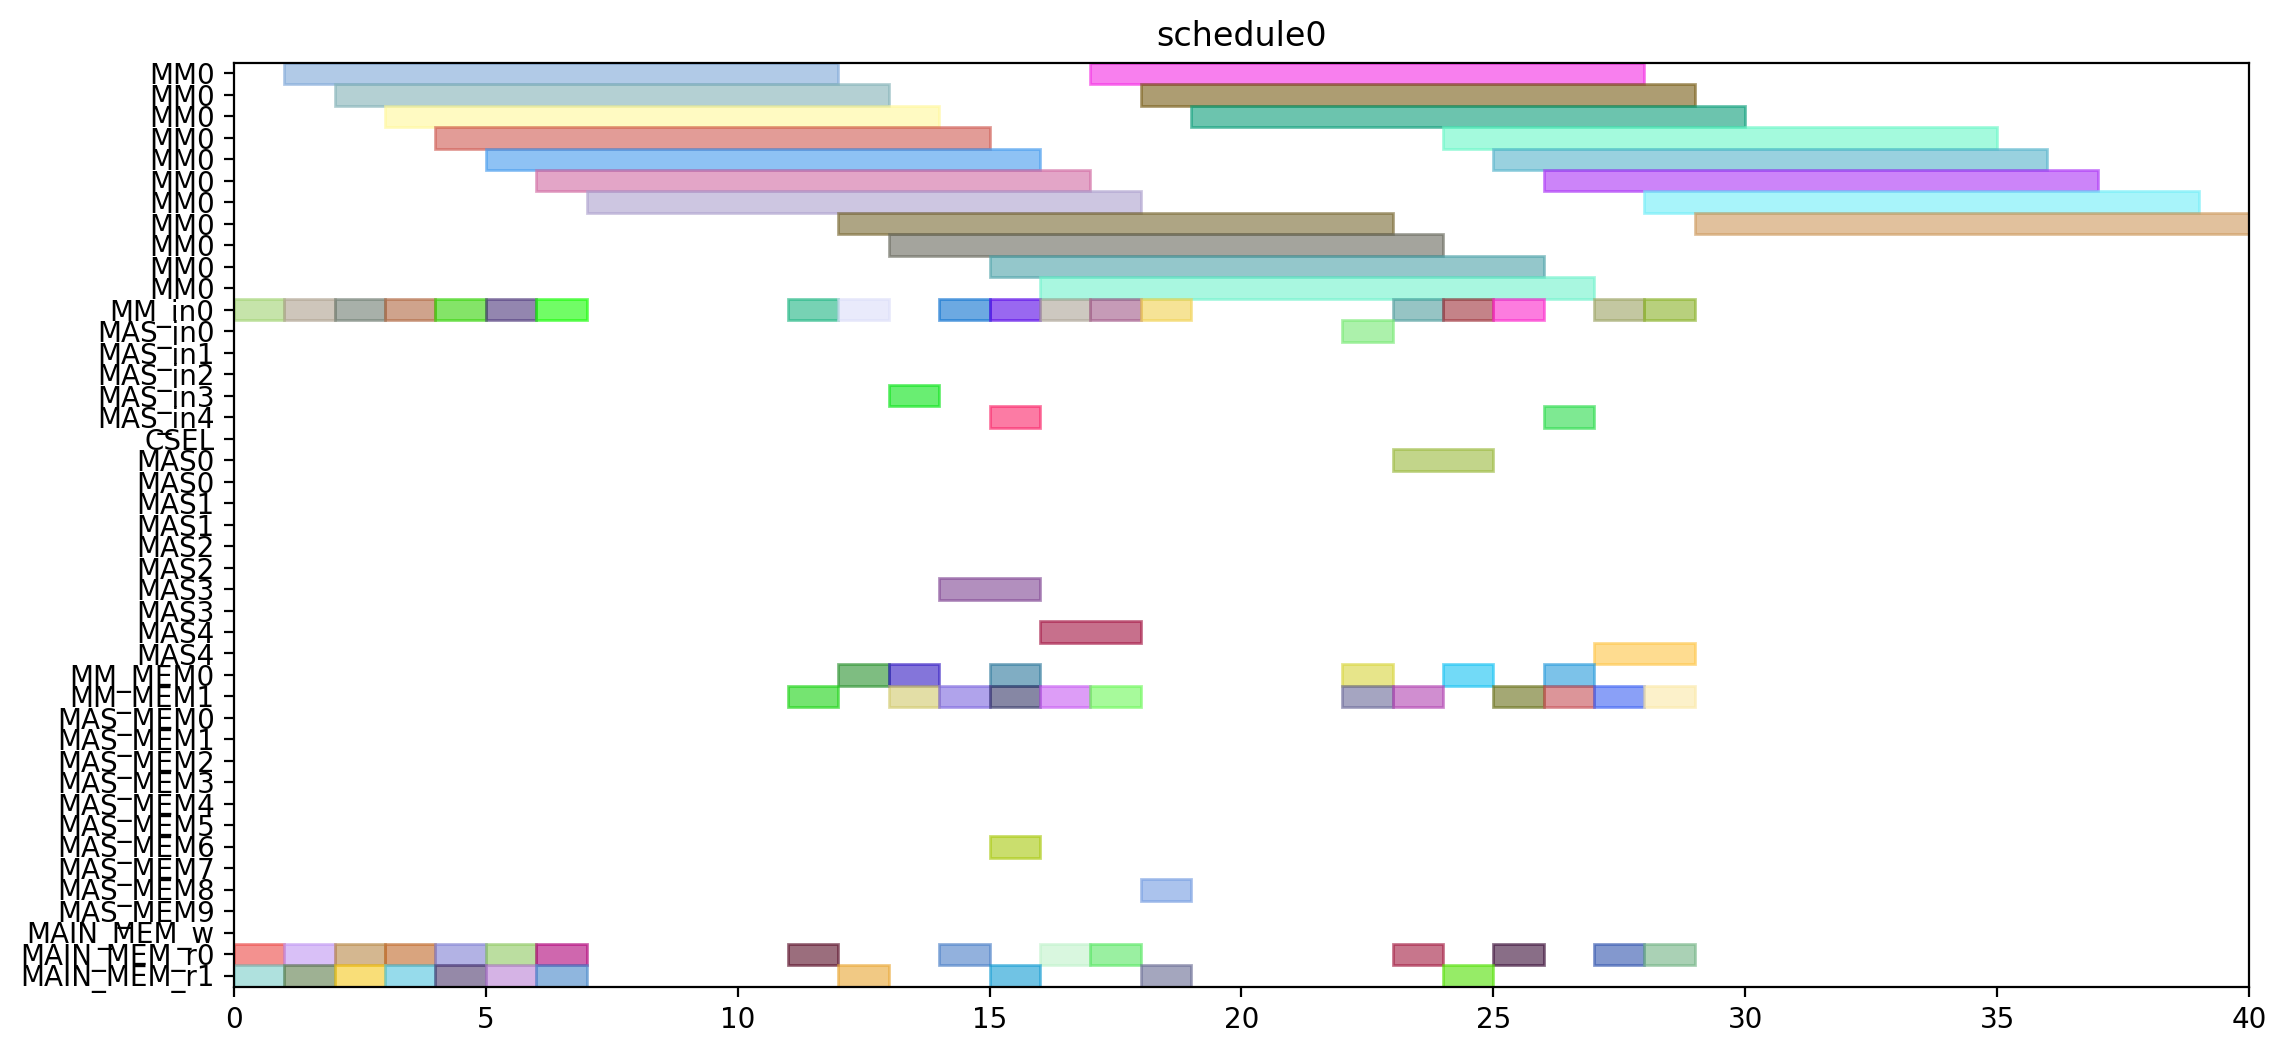

The Python source for this figure:
from pyschedule import Scenario, solvers, plotters, alt


def solve():
	horizon = 120
	S = Scenario("schedule0", horizon=horizon)

	# resource
	MM = S.Resources('MM', num=1, size=11)
	MM_in = S.Resources('MM_in', num=1)
	MAS_in = S.Resources('MAS_in', num=5)
	CSEL = S.Resource('CSEL')
	MAS = S.Resources('MAS', num=5, size=2, periods=range(1, horizon))
	MM_MEM = S.Resources('MM_MEM', num=2)
	MAS_MEM = S.Resources('MAS_MEM', num=10)
	MAIN_MEM_w = S.Resource('MAIN_MEM_w', size=1)
	MAIN_MEM_r = S.Resources('MAIN_MEM_r', num=2)

	# result of previous scheduling

	# new tasks
	Z_exp2 = S.Task('Z_exp2', length=11, delay_cost=1)
	Z_exp2 += alt(MM)
	Z_exp2_in = S.Task('Z_exp2_in', length=1, delay_cost=1)
	Z_exp2_in += alt(MM_in)
	S += Z_exp2_in*MM_in[0]<=Z_exp2*MM[0]
	Z_exp2_mem0 = S.Task('Z_exp2_mem0', length=1, delay_cost=1)
	Z_exp2_mem0 += MAIN_MEM_r[0]
	S += Z_exp2_mem0 <= Z_exp2

	Z_exp2_mem1 = S.Task('Z_exp2_mem1', length=1, delay_cost=1)
	Z_exp2_mem1 += MAIN_MEM_r[1]
	S += Z_exp2_mem1 <= Z_exp2

	NX0 = S.Task('NX0', length=11, delay_cost=1)
	NX0 += alt(MM)
	NX0_in = S.Task('NX0_in', length=1, delay_cost=1)
	NX0_in += alt(MM_in)
	S += NX0_in*MM_in[0]<=NX0*MM[0]
	NX0_mem0 = S.Task('NX0_mem0', length=1, delay_cost=1)
	NX0_mem0 += MAIN_MEM_r[0]
	S += NX0_mem0 <= NX0

	NX0_mem1 = S.Task('NX0_mem1', length=1, delay_cost=1)
	NX0_mem1 += MAIN_MEM_r[1]
	S += NX0_mem1 <= NX0

	k0_10_Z1 = S.Task('k0_10_Z1', length=11, delay_cost=1)
	k0_10_Z1 += alt(MM)
	k0_10_Z1_in = S.Task('k0_10_Z1_in', length=1, delay_cost=1)
	k0_10_Z1_in += alt(MM_in)
	S += k0_10_Z1_in*MM_in[0]<=k0_10_Z1*MM[0]
	k0_10_Z1_mem0 = S.Task('k0_10_Z1_mem0', length=1, delay_cost=1)
	k0_10_Z1_mem0 += MAIN_MEM_r[0]
	S += k0_10_Z1_mem0 <= k0_10_Z1

	k0_10_Z1_mem1 = S.Task('k0_10_Z1_mem1', length=1, delay_cost=1)
	k0_10_Z1_mem1 += MAIN_MEM_r[1]
	S += k0_10_Z1_mem1 <= k0_10_Z1

	DX0 = S.Task('DX0', length=11, delay_cost=1)
	DX0 += alt(MM)
	DX0_in = S.Task('DX0_in', length=1, delay_cost=1)
	DX0_in += alt(MM_in)
	S += DX0_in*MM_in[0]<=DX0*MM[0]
	DX0_mem0 = S.Task('DX0_mem0', length=1, delay_cost=1)
	DX0_mem0 += MAIN_MEM_r[0]
	S += DX0_mem0 <= DX0

	DX0_mem1 = S.Task('DX0_mem1', length=1, delay_cost=1)
	DX0_mem1 += MAIN_MEM_r[1]
	S += DX0_mem1 <= DX0

	NY0 = S.Task('NY0', length=11, delay_cost=1)
	NY0 += alt(MM)
	NY0_in = S.Task('NY0_in', length=1, delay_cost=1)
	NY0_in += alt(MM_in)
	S += NY0_in*MM_in[0]<=NY0*MM[0]
	NY0_mem0 = S.Task('NY0_mem0', length=1, delay_cost=1)
	NY0_mem0 += MAIN_MEM_r[0]
	S += NY0_mem0 <= NY0

	NY0_mem1 = S.Task('NY0_mem1', length=1, delay_cost=1)
	NY0_mem1 += MAIN_MEM_r[1]
	S += NY0_mem1 <= NY0

	k2_14_Z1 = S.Task('k2_14_Z1', length=11, delay_cost=1)
	k2_14_Z1 += alt(MM)
	k2_14_Z1_in = S.Task('k2_14_Z1_in', length=1, delay_cost=1)
	k2_14_Z1_in += alt(MM_in)
	S += k2_14_Z1_in*MM_in[0]<=k2_14_Z1*MM[0]
	k2_14_Z1_mem0 = S.Task('k2_14_Z1_mem0', length=1, delay_cost=1)
	k2_14_Z1_mem0 += MAIN_MEM_r[0]
	S += k2_14_Z1_mem0 <= k2_14_Z1

	k2_14_Z1_mem1 = S.Task('k2_14_Z1_mem1', length=1, delay_cost=1)
	k2_14_Z1_mem1 += MAIN_MEM_r[1]
	S += k2_14_Z1_mem1 <= k2_14_Z1

	DY0 = S.Task('DY0', length=11, delay_cost=1)
	DY0 += alt(MM)
	DY0_in = S.Task('DY0_in', length=1, delay_cost=1)
	DY0_in += alt(MM_in)
	S += DY0_in*MM_in[0]<=DY0*MM[0]
	DY0_mem0 = S.Task('DY0_mem0', length=1, delay_cost=1)
	DY0_mem0 += MAIN_MEM_r[0]
	S += DY0_mem0 <= DY0

	DY0_mem1 = S.Task('DY0_mem1', length=1, delay_cost=1)
	DY0_mem1 += MAIN_MEM_r[1]
	S += DY0_mem1 <= DY0

	Z_exp3 = S.Task('Z_exp3', length=11, delay_cost=1)
	Z_exp3 += alt(MM)
	Z_exp3_in = S.Task('Z_exp3_in', length=1, delay_cost=1)
	Z_exp3_in += alt(MM_in)
	S += Z_exp3_in*MM_in[0]<=Z_exp3*MM[0]
	Z_exp3_mem0 = S.Task('Z_exp3_mem0', length=1, delay_cost=1)
	Z_exp3_mem0 += alt(MM_MEM)
	S += (Z_exp2*MM[0])-1 < Z_exp3_mem0*MM_MEM[0]
	S += Z_exp3_mem0 <= Z_exp3

	Z_exp3_mem1 = S.Task('Z_exp3_mem1', length=1, delay_cost=1)
	Z_exp3_mem1 += MAIN_MEM_r[1]
	S += Z_exp3_mem1 <= Z_exp3

	NX1_ = S.Task('NX1_', length=2, delay_cost=1)
	NX1_ += alt(MAS)
	NX1__in = S.Task('NX1__in', length=1, delay_cost=1)
	NX1__in += alt(MAS_in)
	S += NX1__in*MAS_in[0]<=NX1_*MAS[0]

	S += NX1__in*MAS_in[1]<=NX1_*MAS[1]

	S += NX1__in*MAS_in[2]<=NX1_*MAS[2]

	S += NX1__in*MAS_in[3]<=NX1_*MAS[3]

	S += NX1__in*MAS_in[4]<=NX1_*MAS[4]

	NX1__mem0 = S.Task('NX1__mem0', length=1, delay_cost=1)
	NX1__mem0 += alt(MM_MEM)
	S += (NX0*MM[0])-1 < NX1__mem0*MM_MEM[0]
	S += NX1__mem0 <= NX1_

	NX1__mem1 = S.Task('NX1__mem1', length=1, delay_cost=1)
	NX1__mem1 += alt(MM_MEM)
	S += (k0_10_Z1*MM[0])-1 < NX1__mem1*MM_MEM[1]
	S += NX1__mem1 <= NX1_

	k0_9_Z2 = S.Task('k0_9_Z2', length=11, delay_cost=1)
	k0_9_Z2 += alt(MM)
	k0_9_Z2_in = S.Task('k0_9_Z2_in', length=1, delay_cost=1)
	k0_9_Z2_in += alt(MM_in)
	S += k0_9_Z2_in*MM_in[0]<=k0_9_Z2*MM[0]
	k0_9_Z2_mem0 = S.Task('k0_9_Z2_mem0', length=1, delay_cost=1)
	k0_9_Z2_mem0 += MAIN_MEM_r[0]
	S += k0_9_Z2_mem0 <= k0_9_Z2

	k0_9_Z2_mem1 = S.Task('k0_9_Z2_mem1', length=1, delay_cost=1)
	k0_9_Z2_mem1 += alt(MM_MEM)
	S += (Z_exp2*MM[0])-1 < k0_9_Z2_mem1*MM_MEM[1]
	S += k0_9_Z2_mem1 <= k0_9_Z2

	k1_9_Z2 = S.Task('k1_9_Z2', length=11, delay_cost=1)
	k1_9_Z2 += alt(MM)
	k1_9_Z2_in = S.Task('k1_9_Z2_in', length=1, delay_cost=1)
	k1_9_Z2_in += alt(MM_in)
	S += k1_9_Z2_in*MM_in[0]<=k1_9_Z2*MM[0]
	k1_9_Z2_mem0 = S.Task('k1_9_Z2_mem0', length=1, delay_cost=1)
	k1_9_Z2_mem0 += MAIN_MEM_r[0]
	S += k1_9_Z2_mem0 <= k1_9_Z2

	k1_9_Z2_mem1 = S.Task('k1_9_Z2_mem1', length=1, delay_cost=1)
	k1_9_Z2_mem1 += alt(MM_MEM)
	S += (Z_exp2*MM[0])-1 < k1_9_Z2_mem1*MM_MEM[1]
	S += k1_9_Z2_mem1 <= k1_9_Z2

	NY1_ = S.Task('NY1_', length=2, delay_cost=1)
	NY1_ += alt(MAS)
	NY1__in = S.Task('NY1__in', length=1, delay_cost=1)
	NY1__in += alt(MAS_in)
	S += NY1__in*MAS_in[0]<=NY1_*MAS[0]

	S += NY1__in*MAS_in[1]<=NY1_*MAS[1]

	S += NY1__in*MAS_in[2]<=NY1_*MAS[2]

	S += NY1__in*MAS_in[3]<=NY1_*MAS[3]

	S += NY1__in*MAS_in[4]<=NY1_*MAS[4]

	NY1__mem0 = S.Task('NY1__mem0', length=1, delay_cost=1)
	NY1__mem0 += alt(MM_MEM)
	S += (NY0*MM[0])-1 < NY1__mem0*MM_MEM[0]
	S += NY1__mem0 <= NY1_

	NY1__mem1 = S.Task('NY1__mem1', length=1, delay_cost=1)
	NY1__mem1 += alt(MM_MEM)
	S += (k2_14_Z1*MM[0])-1 < NY1__mem1*MM_MEM[1]
	S += NY1__mem1 <= NY1_

	k2_13_Z2 = S.Task('k2_13_Z2', length=11, delay_cost=1)
	k2_13_Z2 += alt(MM)
	k2_13_Z2_in = S.Task('k2_13_Z2_in', length=1, delay_cost=1)
	k2_13_Z2_in += alt(MM_in)
	S += k2_13_Z2_in*MM_in[0]<=k2_13_Z2*MM[0]
	k2_13_Z2_mem0 = S.Task('k2_13_Z2_mem0', length=1, delay_cost=1)
	k2_13_Z2_mem0 += MAIN_MEM_r[0]
	S += k2_13_Z2_mem0 <= k2_13_Z2

	k2_13_Z2_mem1 = S.Task('k2_13_Z2_mem1', length=1, delay_cost=1)
	k2_13_Z2_mem1 += alt(MM_MEM)
	S += (Z_exp2*MM[0])-1 < k2_13_Z2_mem1*MM_MEM[1]
	S += k2_13_Z2_mem1 <= k2_13_Z2

	k3_14_Z2 = S.Task('k3_14_Z2', length=11, delay_cost=1)
	k3_14_Z2 += alt(MM)
	k3_14_Z2_in = S.Task('k3_14_Z2_in', length=1, delay_cost=1)
	k3_14_Z2_in += alt(MM_in)
	S += k3_14_Z2_in*MM_in[0]<=k3_14_Z2*MM[0]
	k3_14_Z2_mem0 = S.Task('k3_14_Z2_mem0', length=1, delay_cost=1)
	k3_14_Z2_mem0 += MAIN_MEM_r[0]
	S += k3_14_Z2_mem0 <= k3_14_Z2

	k3_14_Z2_mem1 = S.Task('k3_14_Z2_mem1', length=1, delay_cost=1)
	k3_14_Z2_mem1 += alt(MM_MEM)
	S += (Z_exp2*MM[0])-1 < k3_14_Z2_mem1*MM_MEM[1]
	S += k3_14_Z2_mem1 <= k3_14_Z2

	Z_exp4 = S.Task('Z_exp4', length=11, delay_cost=1)
	Z_exp4 += alt(MM)
	Z_exp4_in = S.Task('Z_exp4_in', length=1, delay_cost=1)
	Z_exp4_in += alt(MM_in)
	S += Z_exp4_in*MM_in[0]<=Z_exp4*MM[0]
	Z_exp4_mem0 = S.Task('Z_exp4_mem0', length=1, delay_cost=1)
	Z_exp4_mem0 += alt(MM_MEM)
	S += (Z_exp3*MM[0])-1 < Z_exp4_mem0*MM_MEM[0]
	S += Z_exp4_mem0 <= Z_exp4

	Z_exp4_mem1 = S.Task('Z_exp4_mem1', length=1, delay_cost=1)
	Z_exp4_mem1 += MAIN_MEM_r[1]
	S += Z_exp4_mem1 <= Z_exp4

	NX1 = S.Task('NX1', length=11, delay_cost=1)
	NX1 += alt(MM)
	NX1_in = S.Task('NX1_in', length=1, delay_cost=1)
	NX1_in += alt(MM_in)
	S += NX1_in*MM_in[0]<=NX1*MM[0]
	NX1_mem0 = S.Task('NX1_mem0', length=1, delay_cost=1)
	NX1_mem0 += alt(MAS_MEM)
	S += (NX1_*MAS[0])-1 < NX1_mem0*MAS_MEM[0]
	S += (NX1_*MAS[1])-1 < NX1_mem0*MAS_MEM[2]
	S += (NX1_*MAS[2])-1 < NX1_mem0*MAS_MEM[4]
	S += (NX1_*MAS[3])-1 < NX1_mem0*MAS_MEM[6]
	S += (NX1_*MAS[4])-1 < NX1_mem0*MAS_MEM[8]
	S += NX1_mem0 <= NX1

	NX1_mem1 = S.Task('NX1_mem1', length=1, delay_cost=1)
	NX1_mem1 += MAIN_MEM_r[1]
	S += NX1_mem1 <= NX1

	k0_8_Z3 = S.Task('k0_8_Z3', length=11, delay_cost=1)
	k0_8_Z3 += alt(MM)
	k0_8_Z3_in = S.Task('k0_8_Z3_in', length=1, delay_cost=1)
	k0_8_Z3_in += alt(MM_in)
	S += k0_8_Z3_in*MM_in[0]<=k0_8_Z3*MM[0]
	k0_8_Z3_mem0 = S.Task('k0_8_Z3_mem0', length=1, delay_cost=1)
	k0_8_Z3_mem0 += MAIN_MEM_r[0]
	S += k0_8_Z3_mem0 <= k0_8_Z3

	k0_8_Z3_mem1 = S.Task('k0_8_Z3_mem1', length=1, delay_cost=1)
	k0_8_Z3_mem1 += alt(MM_MEM)
	S += (Z_exp3*MM[0])-1 < k0_8_Z3_mem1*MM_MEM[1]
	S += k0_8_Z3_mem1 <= k0_8_Z3

	DX1_ = S.Task('DX1_', length=2, delay_cost=1)
	DX1_ += alt(MAS)
	DX1__in = S.Task('DX1__in', length=1, delay_cost=1)
	DX1__in += alt(MAS_in)
	S += DX1__in*MAS_in[0]<=DX1_*MAS[0]

	S += DX1__in*MAS_in[1]<=DX1_*MAS[1]

	S += DX1__in*MAS_in[2]<=DX1_*MAS[2]

	S += DX1__in*MAS_in[3]<=DX1_*MAS[3]

	S += DX1__in*MAS_in[4]<=DX1_*MAS[4]

	DX1__mem0 = S.Task('DX1__mem0', length=1, delay_cost=1)
	DX1__mem0 += alt(MM_MEM)
	S += (DX0*MM[0])-1 < DX1__mem0*MM_MEM[0]
	S += DX1__mem0 <= DX1_

	DX1__mem1 = S.Task('DX1__mem1', length=1, delay_cost=1)
	DX1__mem1 += alt(MM_MEM)
	S += (k1_9_Z2*MM[0])-1 < DX1__mem1*MM_MEM[1]
	S += DX1__mem1 <= DX1_

	k1_8_Z3 = S.Task('k1_8_Z3', length=11, delay_cost=1)
	k1_8_Z3 += alt(MM)
	k1_8_Z3_in = S.Task('k1_8_Z3_in', length=1, delay_cost=1)
	k1_8_Z3_in += alt(MM_in)
	S += k1_8_Z3_in*MM_in[0]<=k1_8_Z3*MM[0]
	k1_8_Z3_mem0 = S.Task('k1_8_Z3_mem0', length=1, delay_cost=1)
	k1_8_Z3_mem0 += MAIN_MEM_r[0]
	S += k1_8_Z3_mem0 <= k1_8_Z3

	k1_8_Z3_mem1 = S.Task('k1_8_Z3_mem1', length=1, delay_cost=1)
	k1_8_Z3_mem1 += alt(MM_MEM)
	S += (Z_exp3*MM[0])-1 < k1_8_Z3_mem1*MM_MEM[1]
	S += k1_8_Z3_mem1 <= k1_8_Z3

	NY1 = S.Task('NY1', length=11, delay_cost=1)
	NY1 += alt(MM)
	NY1_in = S.Task('NY1_in', length=1, delay_cost=1)
	NY1_in += alt(MM_in)
	S += NY1_in*MM_in[0]<=NY1*MM[0]
	NY1_mem0 = S.Task('NY1_mem0', length=1, delay_cost=1)
	NY1_mem0 += alt(MAS_MEM)
	S += (NY1_*MAS[0])-1 < NY1_mem0*MAS_MEM[0]
	S += (NY1_*MAS[1])-1 < NY1_mem0*MAS_MEM[2]
	S += (NY1_*MAS[2])-1 < NY1_mem0*MAS_MEM[4]
	S += (NY1_*MAS[3])-1 < NY1_mem0*MAS_MEM[6]
	S += (NY1_*MAS[4])-1 < NY1_mem0*MAS_MEM[8]
	S += NY1_mem0 <= NY1

	NY1_mem1 = S.Task('NY1_mem1', length=1, delay_cost=1)
	NY1_mem1 += MAIN_MEM_r[1]
	S += NY1_mem1 <= NY1

	k2_12_Z3 = S.Task('k2_12_Z3', length=11, delay_cost=1)
	k2_12_Z3 += alt(MM)
	k2_12_Z3_in = S.Task('k2_12_Z3_in', length=1, delay_cost=1)
	k2_12_Z3_in += alt(MM_in)
	S += k2_12_Z3_in*MM_in[0]<=k2_12_Z3*MM[0]
	k2_12_Z3_mem0 = S.Task('k2_12_Z3_mem0', length=1, delay_cost=1)
	k2_12_Z3_mem0 += MAIN_MEM_r[0]
	S += k2_12_Z3_mem0 <= k2_12_Z3

	k2_12_Z3_mem1 = S.Task('k2_12_Z3_mem1', length=1, delay_cost=1)
	k2_12_Z3_mem1 += alt(MM_MEM)
	S += (Z_exp3*MM[0])-1 < k2_12_Z3_mem1*MM_MEM[1]
	S += k2_12_Z3_mem1 <= k2_12_Z3

	DY1_ = S.Task('DY1_', length=2, delay_cost=1)
	DY1_ += alt(MAS)
	DY1__in = S.Task('DY1__in', length=1, delay_cost=1)
	DY1__in += alt(MAS_in)
	S += DY1__in*MAS_in[0]<=DY1_*MAS[0]

	S += DY1__in*MAS_in[1]<=DY1_*MAS[1]

	S += DY1__in*MAS_in[2]<=DY1_*MAS[2]

	S += DY1__in*MAS_in[3]<=DY1_*MAS[3]

	S += DY1__in*MAS_in[4]<=DY1_*MAS[4]

	DY1__mem0 = S.Task('DY1__mem0', length=1, delay_cost=1)
	DY1__mem0 += alt(MM_MEM)
	S += (DY0*MM[0])-1 < DY1__mem0*MM_MEM[0]
	S += DY1__mem0 <= DY1_

	DY1__mem1 = S.Task('DY1__mem1', length=1, delay_cost=1)
	DY1__mem1 += alt(MM_MEM)
	S += (k3_14_Z2*MM[0])-1 < DY1__mem1*MM_MEM[1]
	S += DY1__mem1 <= DY1_

	k3_13_Z3 = S.Task('k3_13_Z3', length=11, delay_cost=1)
	k3_13_Z3 += alt(MM)
	k3_13_Z3_in = S.Task('k3_13_Z3_in', length=1, delay_cost=1)
	k3_13_Z3_in += alt(MM_in)
	S += k3_13_Z3_in*MM_in[0]<=k3_13_Z3*MM[0]
	k3_13_Z3_mem0 = S.Task('k3_13_Z3_mem0', length=1, delay_cost=1)
	k3_13_Z3_mem0 += MAIN_MEM_r[0]
	S += k3_13_Z3_mem0 <= k3_13_Z3

	k3_13_Z3_mem1 = S.Task('k3_13_Z3_mem1', length=1, delay_cost=1)
	k3_13_Z3_mem1 += alt(MM_MEM)
	S += (Z_exp3*MM[0])-1 < k3_13_Z3_mem1*MM_MEM[1]
	S += k3_13_Z3_mem1 <= k3_13_Z3

	solvers.mip.solve(S,msg=1,kind='CPLEX',ratio_gap=1.01)

	solution = [['hoge']*len(S.solution()[1]) for i in range(len(S.solution()))]
	for i in range(len(S.solution())):
		for j in range(len(S.solution()[i])):
			solution[i][j]=str(S.solution()[i][j])
	print(solution)

	cycles = int(solution[-1][3])

	pic_file_name = "/mnt/rose/usr1/fukuda/ABE/multiRAM_multiMAS_16mux/scheduling_result/stage11MM1_stage2MAS5/ISOGENY/schedule0.png"
	if(S.solution() != []):
		plotters.matplotlib.plot(S,img_filename=pic_file_name, show_task_labels=False, fig_size=(cycles*0.25+3, 6))

	return solution
